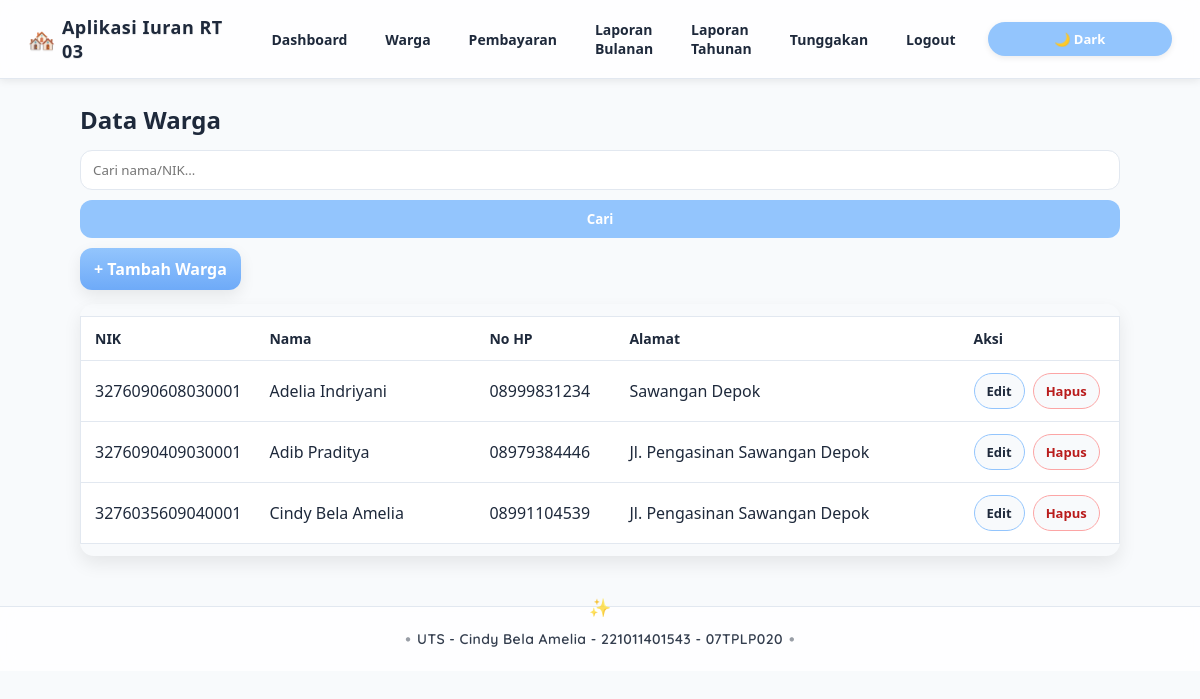
/warga/dashboard.php (signed in), run on the app's committed database.
### tables this page shows
CREATE TABLE `warga` (
  `id` int(11) NOT NULL,
  `nik` varchar(20) DEFAULT NULL,
  `kk` varchar(20) DEFAULT NULL,
  `nama` varchar(100) NOT NULL,
  `alamat` text DEFAULT NULL,
  `no_hp` varchar(20) DEFAULT NULL,
  `aktif` tinyint(1) DEFAULT 1,
  `created_at` timestamp NOT NULL DEFAULT current_timestamp()
);

### config/config.php (called while the page is built, shortened)
<?php
function app_base_path() {
  static $base = null;
  if ($base !== null) return $base;
  $doc = str_replace('\\','/', rtrim($_SERVER['DOCUMENT_ROOT'] ?? '', '/\\'));
  $app = str_replace('\\','/', rtrim(realpath(__DIR__.'/..'), '/\\'));
  $base = str_replace($doc, '', $app);
  if ($base === '') $base = '/';
  return $base;
}
function base_url($path = '') {
  $base = rtrim(app_base_path(), '/');
  return ($base === '' ? '' : $base) . '/' . ltrim($path, '/');
}

### config/functions.php (called while the page is built, shortened)
<?php
function db(){
static $pdo;
if(!$pdo){
$dsn = 'mysql:host='.DB_HOST.';dbname='.DB_NAME.';charset=utf8mb4';
$pdo = new PDO($dsn, DB_USER, DB_PASS, [
PDO::ATTR_ERRMODE => PDO::ERRMODE_EXCEPTION,
PDO::ATTR_DEFAULT_FETCH_MODE => PDO::FETCH_ASSOC,
]);
}
return $pdo;
}
function esc($s){ return htmlspecialchars((string)$s, ENT_QUOTES, 'UTF-8'); }

### warga/dashboard.php (the view, shortened to what this page needs)
<?php
require_once __DIR__.'/../config/config.php';
require_once __DIR__.'/../config/functions.php';
$q = trim($_GET['q']??'');
if($q){
  $st = db()->prepare("SELECT * FROM warga WHERE (nama LIKE ? OR nik LIKE ?) ORDER BY nama ASC");
  $st->execute(['%'.$q.'%','%'.$q.'%']);
} else {
  $st = db()->query("SELECT * FROM warga ORDER BY nama ASC");
}
$rows = $st->fetchAll();
?>
<!DOCTYPE html>
<html lang="id">
<head>
<link rel="stylesheet" href="../assets/css/style.css">
</head>
<body>
<?php include __DIR__.'/../partials/nav.php'; ?>
<div class="container">
  <h2>Data Warga</h2>
  <form method="get" class="inline">
    <input name="q" value="<?=esc($q)?>" placeholder="Cari nama/NIK…">
    <button type="submit">Cari</button>
    <a class="btn" href="form.php">+ Tambah Warga</a>
  </form>
  <div class="tablewrap">
    <table>
      <thead>
        <tr>
          <th style="width:160px">NIK</th>
          <th style="width:220px">Nama</th>
          <th style="width:140px">No HP</th>
          <th>Alamat</th>
          <th style="width:160px">Aksi</th>
        </tr>
      </thead>
      <tbody>
      <?php if(empty($rows)): ?>
        <tr>
          <td colspan="5" style="text-align:center; color:var(--muted); padding:18px;">
            Belum ada data. Klik <strong>+ Tambah Warga</strong> untuk menambahkan.
          </td>
        </tr>
      <?php else: ?>
        <?php foreach($rows as $r): ?>
        <tr>
          <td><?=esc($r['nik'])?:'<span class="muted">-</span>'?></td>
          <td><?=esc($r['nama'])?></td>
          <td><?=esc($r['no_hp'])?:'<span class="muted">-</span>'?></td>
          <td><?=esc($r['alamat'])?:'<span class="muted">-</span>'?></td>
          <td>
            <div class="actions">
              <a class="action edit" href="form.php?id=<?=$r['id']?>">Edit</a>
              <a class="action delete" href="delete.php?id=<?=$r['id']?>" onclick="return confirm('Hapus warga ini?')">Hapus</a>
            </div>
          </td>
        </tr>
        <?php endforeach; ?>
      <?php endif; ?>
      </tbody>
    </table>
  </div>
</div>
<?php include __DIR__ . '/../partials/footer.php'; ?>
</body>
</html>

### partials/nav.php (shortened to what this page needs)
<div class="nav">
  <div class="brand">
    <span>🏘️</span> Aplikasi Iuran RT 03
  </div>
  <div class="menu">
    <?php $page = basename($_SERVER['PHP_SELF']); ?>
    <a href="<?=base_url('index.php')?>" class="<?=$page==='index.php'?'active':''?>">Dashboard</a>
    <a href="<?=base_url('warga/dashboard.php')?>" class="<?=$page==='warga/dashboard.php'?'active':''?>">Warga</a>
    <a href="<?=base_url('pembayaran/index.php')?>" class="<?=$page==='pembayaran/index.php'?'active':''?>">Pembayaran</a>
    <a href="<?=base_url('laporan/bulanan.php')?>" class="<?=$page==='bulanan.php'?'active':''?>">Laporan Bulanan</a>
    <a href="<?=base_url('laporan/tahunan.php')?>" class="<?=$page==='tahunan.php'?'active':''?>">Laporan Tahunan</a>
    <a href="<?=base_url('laporan/tunggakan.php')?>" class="<?=$page==='tunggakan.php'?'active':''?>">Tunggakan</a>
    <a href="<?=base_url('auth/logout.php')?>">Logout</a>
    <button class="toggle" id="themeToggle">🌙 Dark</button>
  </div>
</div>

### partials/footer.php (shortened to what this page needs)
<div class="footer-wrapper">
  <div class="footer-text">
    UTS - Cindy Bela Amelia - 221011401543 - 07TPLP020
  </div>
</div>

### assets/style.css (style rules this page uses)
* { box-sizing:border-box;font-family:system-ui,Segoe UI,Roboto,Inter,Arial }
body { margin:0;background:#0f172a;color:#e2e8f0 }
.container { max-width:980px;margin:24px auto;padding:0 16px }
.nav { display:flex;gap:12px;padding:12px 16px;background:#111827;border-bottom:1px solid #334155 }
.nav a { color:#e2e8f0;text-decoration:none;padding:8px 10px;border-radius:8px }
form.inline { display:flex;gap:8px;align-items:center;margin:10px 0 }
input,select,textarea,button { width:100%;padding:10px;border-radius:10px;border:1px solid #334155;background:#0b1220;color:#e2e8f0 }
button { cursor:pointer }
.tablewrap { overflow:auto }
table { width:100%;border-collapse:collapse;margin:12px 0 }
th,td { border-bottom:1px solid #334155;padding:10px;text-align:left }
.btn { display:inline-block;padding:10px 12px;border:1px solid #334155;border-radius:10px;text-decoration:none;color:#e2e8f0 }

### warga/dashboard.php (style rules this page uses)
:root { --bg:#f8fafc; --text:#1e293b; --accent:#93c5fd; --hover:#dbeafe; --card-bg:#ffffff; --line:#e2e8f0; --muted:#64748b; --shadow:rgba(0,0,0,0.08); }
html,body { height:100% }
body { margin:0; font-family:"Quicksand",sans-serif; background:var(--bg); color:var(--text); transition:background .35s,color .35s; }
.container { max-width:1080px; margin:24px auto; padding:0 20px; }
h2 { margin:6px 0 14px; font-size:24px; }
form.inline { display:flex; flex-wrap:wrap; gap:10px; align-items:center; margin:10px 0 14px; }
form.inline input[name="q"] { flex:1 1 260px; min-width:220px; padding:10px 12px; border:1px solid var(--line); border-radius:12px; background:var(--card-bg); color:var(--text); transition:border .2s, box-shadow .2s; }
form.inline button { padding:10px 16px; border-radius:12px; border:0; cursor:pointer; background:var(--accent); color:#fff; font-weight:700; transition:transform .15s, opacity .2s; }
form.inline .btn { padding:10px 14px; border-radius:12px; background:linear-gradient(180deg,var(--accent),#6eaaf8); color:#fff; font-weight:700; text-decoration:none; border:0; display:inline-block; box-shadow:0 6px 16px var(--shadow); }
.tablewrap { overflow:auto; border-radius:14px; box-shadow:0 8px 18px var(--shadow); }
table { width:100%; border-collapse:collapse; background:var(--card-bg); border:1px solid var(--line); }
th, td { padding:12px 14px; border-bottom:1px solid var(--line); text-align:left; }
th { font-weight:700; font-size:14px; }
.actions { display:flex; gap:8px; flex-wrap:wrap; }
.action { display:inline-block; padding:8px 12px; border-radius:999px; font-size:13px; font-weight:700; text-decoration:none; border:1px solid var(--line); background:var(--bg); color:var(--text); transition:all .2s; }
.action.edit { border-color:var(--accent); }
.action.delete { border-color:#fca5a5; color:#b91c1c; }

### partials/nav.php (style rules this page uses)
:root { --bg: #f8fafc; --text: #1e293b; --nav-bg: #ffffffcc; --nav-border: #e2e8f0; --accent: #93c5fd; --hover: #dbeafe; --shadow: rgba(0,0,0,0.08); }
body { margin: 0; font-family: "Quicksand", sans-serif; background: var(--bg); color: var(--text); transition: background 0.4s, color 0.4s; }
.nav { display: flex; justify-content: space-between; align-items: center; padding: 12px 28px; background: var(--nav-bg); border-bottom: 1px solid var(--nav-border); box-shadow: 0 2px 8px var(--shadow); backdrop-filter: blur(10px); position: sticky; top: 0; z-index: 999; }
.nav .brand { font-weight: 700; font-size: 18px; color: var(--text); letter-spacing: 0.5px; display: flex; align-items: center; gap: 6px; text-shadow: 0 1px 1px rgba(0,0,0,0.1); }
.nav .brand span { font-size: 22px; }
.nav .menu { display: flex; align-items: center; gap: 10px; }
.nav a { color: var(--text); text-decoration: none; font-weight: 600; font-size: 14px; padding: 8px 14px; border-radius: 20px; transition: all 0.25s ease; }
.toggle { margin-left: 8px; cursor: pointer; border: none; background: var(--accent); color: #fff; padding: 8px 14px; border-radius: 20px; font-size: 13px; font-weight: 600; transition: all 0.25s ease; box-shadow: 0 2px 6px var(--shadow); }

### data on the page
warga: nik "3276090608030001", nama "Adelia Indriyani", no_hp "08999831234", alamat "Sawangan Depok"
warga: nik "3276090409030001", nama "Adib Praditya", no_hp "08979384446", alamat "Jl. Pengasinan Sawangan Depok"
warga: nik "3276035609040001", nama "Cindy Bela Amelia", no_hp "08991104539", alamat "Jl. Pengasinan Sawangan Depok"
